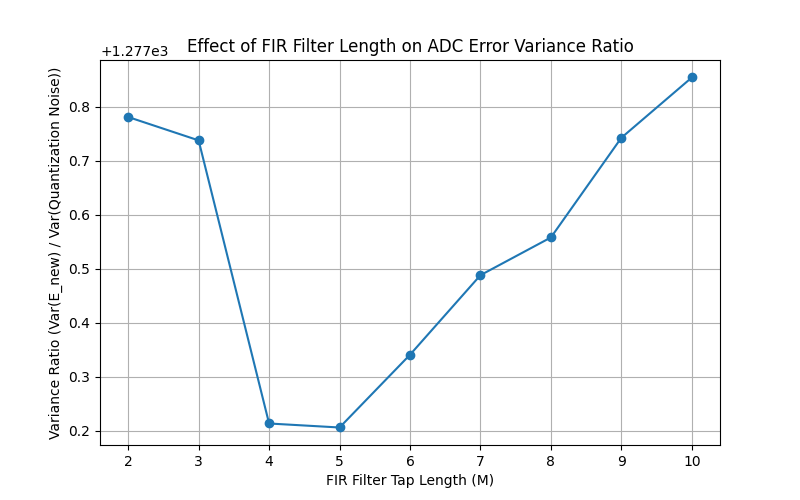

Reproduce this figure in Python.
import numpy as np
import matplotlib.pyplot as plt

Fs = 10e9          
Ts = 1 / Fs        
N = 10000          
t = np.arange(N) * Ts

freqs = np.array([0.2e9, 0.58e9, 1e9, 1.7e9, 2.4e9])

x_ideal = 0.5 + 0.1 * np.sum([np.cos(2 * np.pi * f * t) for f in freqs], axis=0)
tau = 40e-12       
T_on = Ts / 2      
alpha = 1 - np.exp(-T_on / tau)
y = np.zeros_like(x_ideal)
y[0] = x_ideal[0]  
for i in range(1, N):
    y[i] = y[i - 1] * np.exp(-T_on / tau) + alpha * x_ideal[i]
N_bits = 7
levels = 2 ** N_bits        
Delta = 1.0 / levels        
x_ADC = np.round(y / Delta) * Delta
x_ADC = np.clip(x_ADC, 0, 1)
E = x_ADC - x_ideal
var_E_initial = np.var(E)
var_quant = Delta ** 2 / 12

print("Initial ADC error variance: {:.3e}".format(var_E_initial))
print("Uniform quantization noise variance: {:.3e}".format(var_quant))
print("Initial variance ratio: {:.3f}".format(var_E_initial / var_quant))
M_values = np.arange(2, 11)  
ratio_list = []
fir_weights = {} 

for M in M_values:
    X = np.vstack([x_ADC[i : N - M + i + 1] for i in range(M)]).T
    target = E[M - 1:]
    h, _, _, _ = np.linalg.lstsq(X, target, rcond=None)
    fir_weights[M] = h
    E_est = X @ h
    x_ADC_corr = x_ADC[M - 1:] + E_est
    E_new = x_ADC_corr - x_ideal[M - 1:]
    var_E_new = np.var(E_new)
    ratio = var_E_new / var_quant
    ratio_list.append(ratio) 
    print("FIR filter length M = {}:".format(M))
    print("  FIR Weights: ", h)
    print("  Corrected variance ratio = {:.3f}".format(ratio))
    print("-" * 50)
plt.figure(figsize=(8, 5))
plt.plot(M_values, ratio_list, marker='o', linestyle='-')
plt.xlabel('FIR Filter Tap Length (M)')
plt.ylabel('Variance Ratio (Var(E_new) / Var(Quantization Noise))')
plt.title('Effect of FIR Filter Length on ADC Error Variance Ratio')
plt.grid(True)
plt.show()
